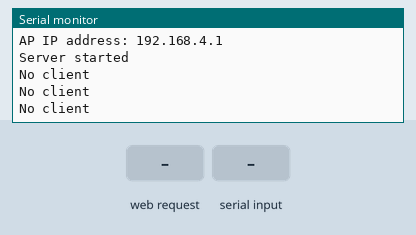
This sketch was run on a simulated ESP8266 (NodeMCU). Shown: the last lines printed to the serial monitor. Inputs (shaded band) come from the test bench.

Above: at 2.8 s.
2.9 s: HTTP request GET /getTimeNow received
At 3.5 s:
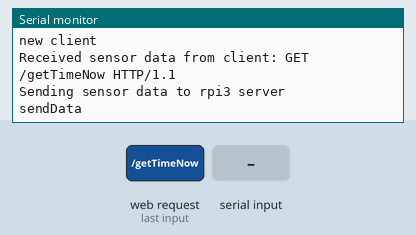
4.5 s: "getTimeNow\n" received over Serial
At 5.3 s:
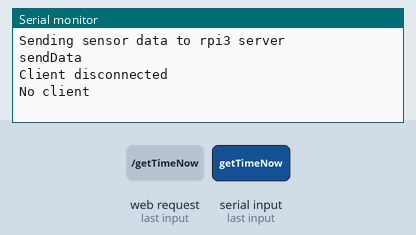
6.0 s: HTTP request GET /sendDataOK received
At 7.4 s:
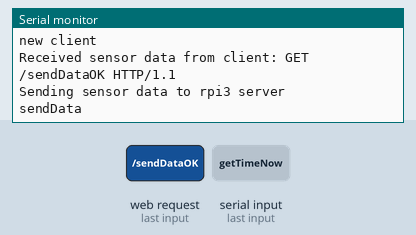
8.0 s: "sendDataOK\n" received over Serial
At 8.4 s:
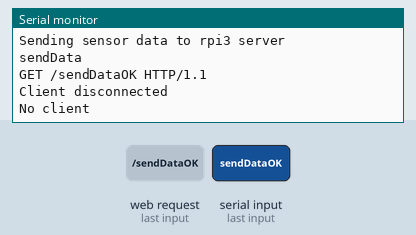

Measured:
- after the input at 2.9 s, the serial monitor: prints a new line after 0.10 s (image 1)
- after the input at 4.5 s, the serial monitor: prints a new line at once (image 2)
- after the input at 6.0 s, the serial monitor: prints a new line after 0.50 s (image 3)
- after the input at 8.0 s, the serial monitor: prints a new line at once (image 4)

The sketch:

ESP_SERVER_REV_2.ino
```cpp
#include <ESP8266WiFi.h>

const char* ssid = "espIAQServer";
const char* password = "12345678";

// Create an instance of the server
// specify the port to listen on as an argument
WiFiServer server(80);

void setup() {
  // put your setup code here, to run once:
  Serial.begin(115200);
  //Set esp8266 as Acess Point
  WiFi.mode(WIFI_AP);
  //Set esp8266 as softAP
  Serial.println("Configuring access point...");
  WiFi.softAP(ssid, password);
  IPAddress myIP = WiFi.softAPIP();
  //Get softAp IP address
  Serial.print("AP IP address: ");
  Serial.println(myIP);
  //Start server
  server.begin();
  Serial.println("Server started");
}

void loop() {
  // put your main code here, to run repeatedly:
  // Check if a client has connected
  WiFiClient client = server.available();
  if (!client) {
    Serial.println("No client");
    delay(1000);
    return;
  }

  // Wait until the client sends some data
  Serial.println("new client");
  while(!client.available()){
    Serial.println("Waiting data from client");
    delay(1000);
  }

  // Read the first line of the request
  String msg = client.readStringUntil('\n');
  if( msg == "getTimeNow" ){
    Serial.println("Message obtained from client: " + msg);
    Serial.println("Sending time request to rpi3");
    Serial.println(msg);

    while(!Serial.available()){
      Serial.println("Waiting time response from rpi3");
      delay(1000);
    }
    String rsp = Serial.readStringUntil('\n');
    Serial.println("Time received from rpi3: " + rsp);
    Serial.println("Writing time to client");
    client.println(rsp);
  }
  else{
    Serial.println("Received sensor data from client: "+ msg);
    Serial.println("Sending sensor data to rpi3 server");
    Serial.println("sendData");
    while(!Serial.available()){}
    String rspRpi = Serial.readStringUntil('\n');
    if(rspRpi == "sendDataOK"){
      Serial.println(msg);
      client.print("RECEIVED\n");
    }
  }
  delay(1);
  Serial.println("Client disconnected");

}
```
